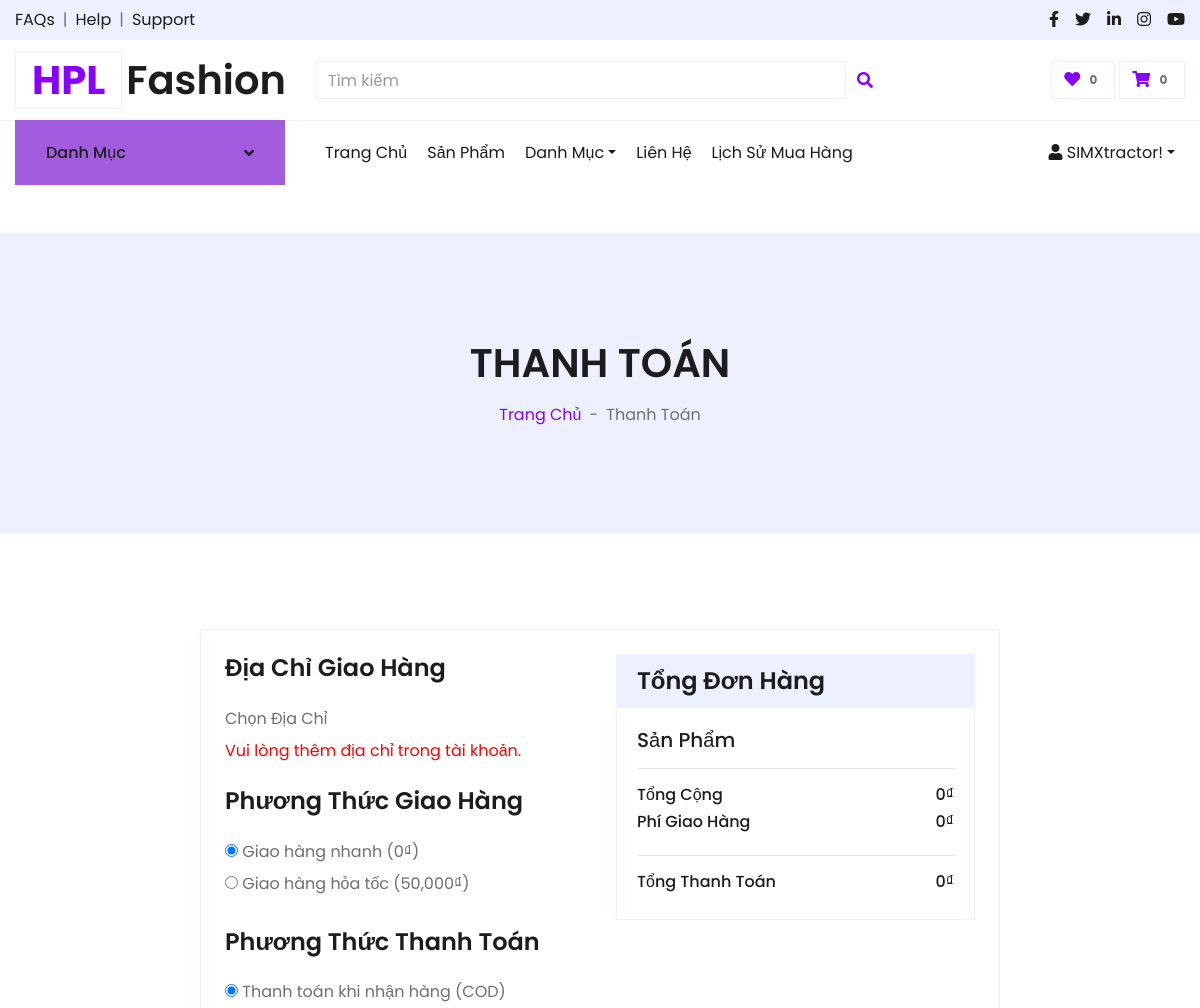
The app's page /views/checkout.php (signed in, upper part), older data.
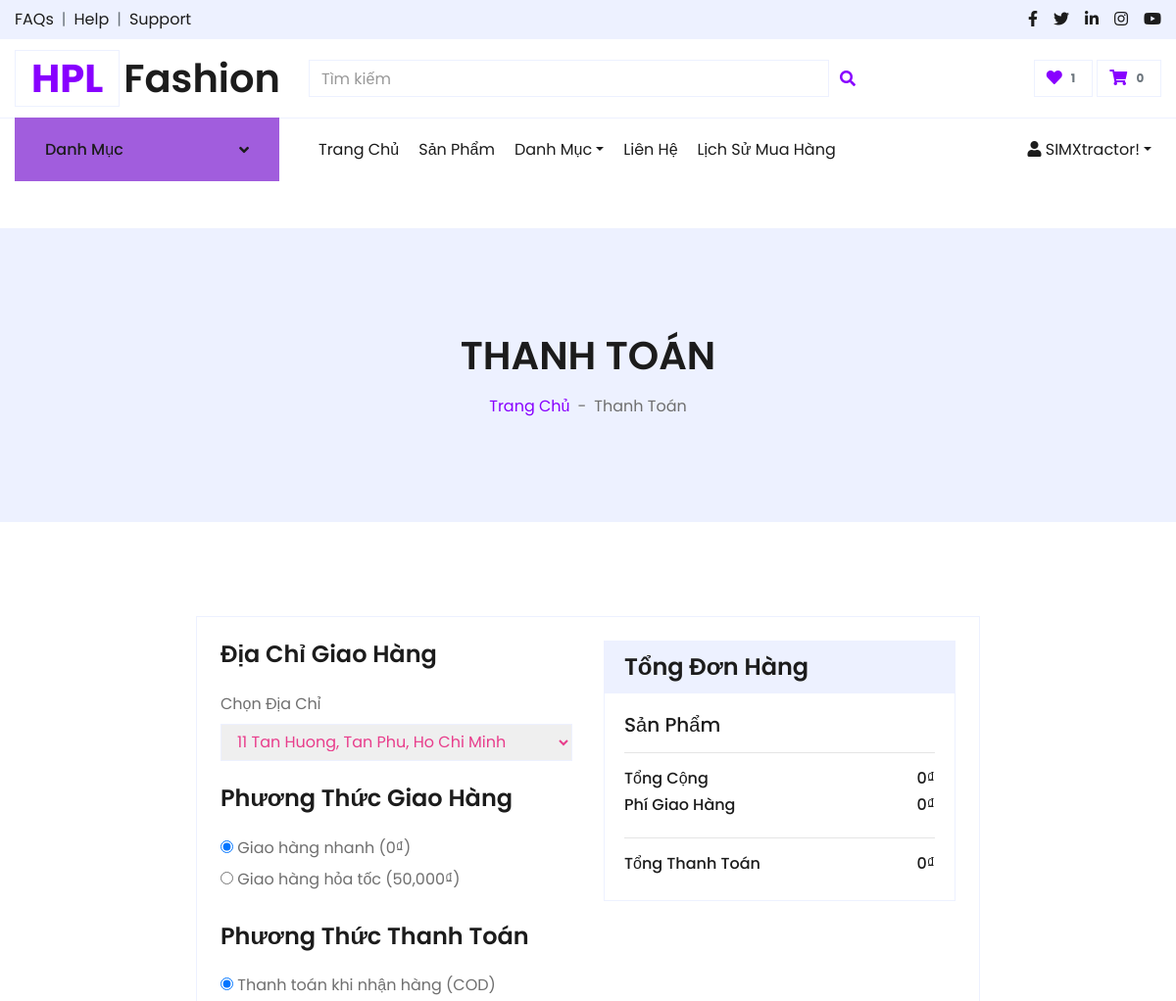
The same page, newer data.
### tables this page shows
CREATE TABLE `users` (
  `user_id` int NOT NULL,
  `username` varchar(255) NOT NULL,
  `password` varchar(255) NOT NULL,
  `phonenumber` varchar(50) DEFAULT NULL,
  `name` varchar(255) DEFAULT NULL,
  `email` varchar(255) NOT NULL,
  `roles` enum('admin','user') NOT NULL DEFAULT 'user',
  `address1` varchar(255) DEFAULT NULL,
  `address2` varchar(255) DEFAULT NULL
);

### views/checkout.php (the view, shortened to what the changed rows need)
<?php
$conn = Database::getConnection();
$user_id = $_SESSION['user']['user_id'];
$user_query = "SELECT address1, address2 FROM users WHERE user_id = $user_id";
$user = $conn->query($user_query)->fetch_assoc();
?>
<!DOCTYPE html>
<html lang="vi">
<head>
    <link href="https://cdnjs.cloudflare.com/ajax/libs/font-awesome/5.10.0/css/all.min.css" rel="stylesheet">
    <link href="../css/style.css" rel="stylesheet">
</head>
<body>
    <?php include '../includes/header.php'; ?>
    <div class="container-fluid bg-secondary mb-5">
        <div class="d-flex flex-column align-items-center justify-content-center" style="min-height: 300px">
            <h1 class="font-weight-semi-bold text-uppercase mb-3">Thanh Toán</h1>
        </div>
    </div>
    <div class="container-fluid pt-5">
        <div class="row justify-content-center">
            <div class="col-lg-8 col-md-12 d-flex justify-content-between border rounded p-4">
                <div class="w-50 pr-3">
                    <form action="" method="POST">
                        <div class="mb-4">
                            <div class="form-group">
                                <label>Chọn Địa Chỉ</label>
                                <?php if (empty($user['address1']) && empty($user['address2'])): ?>
                                    <p style="color: red;">Vui lòng thêm địa chỉ trong tài khoản.</p>
                                <?php else: ?>
                                    <select class="form-control" name="shipping_address" required>
                                        <?php if (!empty($user['address1'])) echo "<option value='{$user['address1']}'>{$user['address1']}</option>"; ?>
                                    </select>
                                <?php endif; ?>
                            </div>
                        </div>
                    </form>
                </div>
            </div>
        </div>
    </div>
</body>
</html>

### includes/header.php (shortened to what the changed rows need)
<?php
$conn = Database::getConnection();
if (isset($_SESSION['user'])) {
    $user_id = $_SESSION['user']['user_id'];
    $favorites_query = "
        SELECT COUNT(*) AS favorite_count
        FROM favorites
        WHERE user_id = $user_id
    ";
    $favorites_result = $conn->query($favorites_query);
    $favorite_row = $favorites_result->fetch_assoc();
    $favorite_count = $favorite_row['favorite_count'] ? $favorite_row['favorite_count'] : 0;
} else {
    $cart_count = 0;
    $favorite_count = 0;
}
?>
<div class="container-fluid">
    <div class="row align-items-center py-3 px-xl-5">
        <div class="col-lg-3 d-none d-lg-block">
            <a href="/ShopThoiTrang/index.php" class="text-decoration-none">
                <h1 class="m-0 display-5 font-weight-semi-bold">
                    <span class="text-success font-weight-bold border px-3 mr-1">HPL</span>Fashion
                </h1>
            </a>
        </div>
        <div class="col-lg-3 col-6 text-right">
            <a href="/ShopThoiTrang/views/favorites.php" class="btn border">
                <i class="fas fa-heart text-primary"></i>
                <span class="badge"><?php echo $favorite_count; ?></span>
            </a>
        </div>
    </div>
</div>

Row changes from the older to the newer data that the page shows:
now on this page (row edited): users: shipping_address "11 Tan Huong, Tan Phu, Ho Chi Minh"
Text that changed along with them:
$favorite_count: "0" → "1"
text no longer shown: "Vui lòng thêm địa chỉ trong tài khoản."
